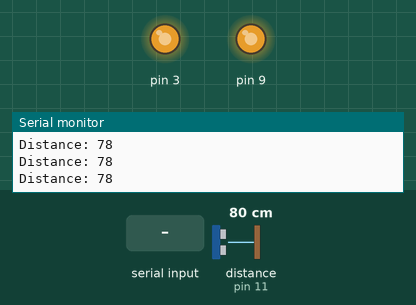
The sketch below on a simulated Arduino Uno, built with avr-gcc and run on an emulated ATmega328P. Parts: output pins drawn as LEDs (lit = HIGH), the last lines printed to the serial monitor. Wiring (inferred from the names in the program): ultrasonic range finder: trigger pin 10; echo pin 11. Inputs (shaded band) come from the test bench; at power-on: distance to the obstacle (sensor on pin 11) 80 cm. The echo pulse lasts 58.3 µs per cm; pins used as bus, display or sensor lines are not drawn.

Above: at 1.2 s.
1.3 s: distance to the obstacle (sensor on pin 11) set to 39 cm
2.8 s: distance to the obstacle (sensor on pin 11) set to 34 cm
At 3.6 s:
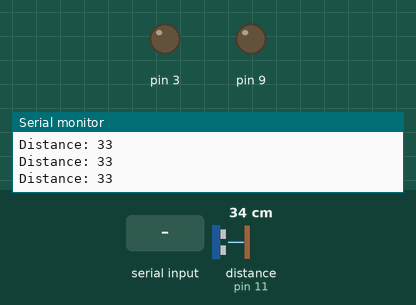
5.8 s: distance to the obstacle (sensor on pin 11) set to 60 cm
At 7.1 s:
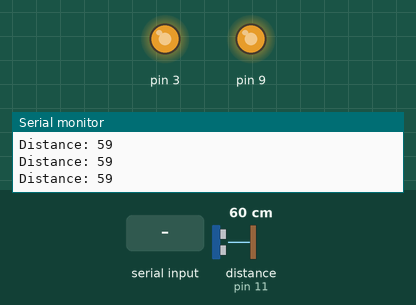
8.8 s: byte 0 (0) received over Serial
At 9.6 s:
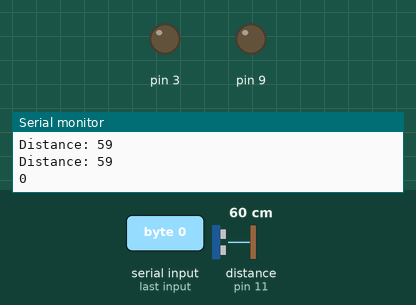
Timing chart, 0 to 11.8 s (numbered marks = the images above; inputs shaded):
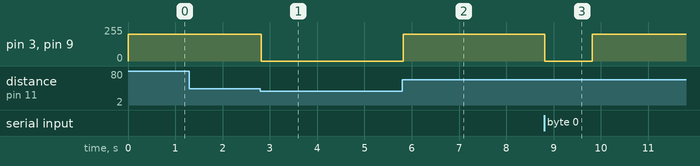

Measured:
- the behaviour switches between 37 and 36 cm on distance to the obstacle (sensor on pin 11) (found by bisection; images 0 and 1)
- after the input at 2.8 s, pin 3, pin 9: 200/255 → 0/255 at once
- after the input at 5.8 s, pin 3, pin 9: 0/255 → 200/255 at once
- after the input at 8.8 s, pin 3, pin 9: 200/255 → 0/255 at once, → 200/255 1.0 s later

The sketch:

ULTRASONIC.ino
```cpp
const int trigPin = 10;
const int echoPin = 11;
// defines variables

int command = 1;
long duration;
int distance;
void setup() {
pinMode(trigPin, OUTPUT); // Sets the trigPin as an Output
pinMode(echoPin, INPUT); // Sets the echoPin as an Input
Serial.begin(9600); // Starts the serial communication
}


void loop() {
// Clears the trigPin
digitalWrite(trigPin, LOW);
delayMicroseconds(2);
// Sets the trigPin on HIGH state for 10 micro seconds
digitalWrite(trigPin, HIGH);
delayMicroseconds(10);
digitalWrite(trigPin, LOW);
// Reads the echoPin, returns the sound wave travel time in microseconds
duration = pulseIn(echoPin, HIGH);
// Calculating the distance
distance= duration*0.034/2;
// Prints the distance on the Serial Monitor
Serial.print("Distance: ");
Serial.println(distance);
if (Serial.available() > 0){
    command = Serial.read();
    Serial.println(command);

  }
  else{
    forward(distance);
  }


send_command(command);


}

void stopped()
{
analogWrite(9,0);
analogWrite(3, 0);
delay(1000);
command=1;
}

void forward(int distance)
{
  if (distance>35)
  {
  digitalWrite(8, HIGH);
  digitalWrite(7, LOW);
  analogWrite(9, 200);
  digitalWrite(5, HIGH);
  digitalWrite(4, LOW);
  analogWrite(3, 200);
  }
  else
  {
    analogWrite(9,0);
    analogWrite(3, 0);

  }

}

void forward_right()
{
  digitalWrite(8, HIGH);
  digitalWrite(7, LOW);
  analogWrite(9, 50);
  digitalWrite(4, HIGH);
  digitalWrite(5, LOW);
  analogWrite(3, 50);

}

void backward()
{
  digitalWrite(7, HIGH);
  digitalWrite(8, LOW);
  analogWrite(9, 200);
  digitalWrite(4, HIGH);
  digitalWrite(5, LOW);
  analogWrite(3, 200);
}

void send_command(int command){
  switch (command){

     //reset command
     case 0: stopped(); break;
     case 1: forward(distance);break;
/*
     // single command
     case 1: forward(time); break;
     case 2: reverse(time); break;
     case 3: right(time); break;
     case 4: left(time); break;

     //combination command
     case 6: forward_right(time); break;
     case 7: forward_left(time); break;
     case 8: reverse_right(time); break;
     case 9: reverse_left(time); break;
*/
     default: Serial.print("Inalid Command\n");
    }
}
```
